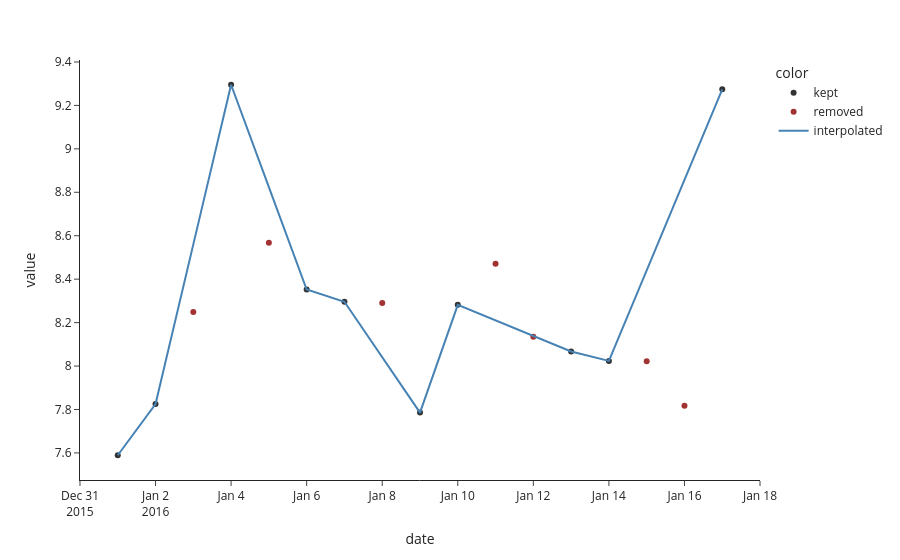

Source (notebook cell):
### Code cell
g_1 = px.scatter(df_manning_sample['log_hits'][df_missing.index], 
                 template='simple_white', opacity=0.8, 
                  color=df_missing.isna().replace({True: 'removed', 
                                                   False: 'kept'}),
                  color_discrete_sequence=['black', 'darkred'])

g_2 = px.line(df_interp).data[0]
g_2.name = 'interpolated'
g_2.line.color = 'steelblue'

g_1.add_trace(g_2)

### Figure 1 — Plotly figure (JSON) as saved in the notebook; plotly's stock layout.template omitted (floating-point values rounded to 4 significant figures)
{"data": [{"hovertemplate": "color=kept<br>date=%{x}<br>value=%{y}<extra></extra>", "legendgroup": "kept", "marker": {"color": "black", "opacity": 0.8, "symbol": "circle"}, "mode": "markers", "name": "kept", "orientation": "v", "showlegend": true, "type": "scatter", "x": ["2016-01-01T00:00:00.000000000", "2016-01-02T00:00:00.000000000", "2016-01-04T00:00:00.000000000", "2016-01-06T00:00:00.000000000", "2016-01-07T00:00:00.000000000", "2016-01-09T00:00:00.000000000", "2016-01-10T00:00:00.000000000", "2016-01-13T00:00:00.000000000", "2016-01-14T00:00:00.000000000", "2016-01-17T00:00:00.000000000"], "xaxis": "x", "y": [7.589, 7.825, 9.295, 8.353, 8.296, 7.786, 8.282, 8.067, 8.024, 9.274], "yaxis": "y"}, {"hovertemplate": "color=removed<br>date=%{x}<br>value=%{y}<extra></extra>", "legendgroup": "removed", "marker": {"color": "darkred", "opacity": 0.8, "symbol": "circle"}, "mode": "markers", "name": "removed", "orientation": "v", "showlegend": true, "type": "scatter", "x": ["2016-01-03T00:00:00.000000000", "2016-01-05T00:00:00.000000000", "2016-01-08T00:00:00.000000000", "2016-01-11T00:00:00.000000000", "2016-01-12T00:00:00.000000000", "2016-01-15T00:00:00.000000000", "2016-01-16T00:00:00.000000000"], "xaxis": "x", "y": [8.249, 8.568, 8.29, 8.471, 8.135, 8.022, 7.817], "yaxis": "y"}, {"hovertemplate": "variable=log_hits<br>date=%{x}<br>value=%{y}<extra></extra>", "legendgroup": "log_hits", "line": {"color": "steelblue", "dash": "solid"}, "marker": {"symbol": "circle"}, "mode": "lines", "name": "interpolated", "orientation": "v", "showlegend": true, "type": "scatter", "x": ["2016-01-01T00:00:00.000000000", "2016-01-02T00:00:00.000000000", "2016-01-03T00:00:00.000000000", "2016-01-04T00:00:00.000000000", "2016-01-05T00:00:00.000000000", "2016-01-06T00:00:00.000000000", "2016-01-07T00:00:00.000000000", "2016-01-08T00:00:00.000000000", "2016-01-09T00:00:00.000000000", "2016-01-10T00:00:00.000000000", "2016-01-11T00:00:00.000000000", "2016-01-12T00:00:00.000000000", "2016-01-13T00:00:00.000000000", "2016-01-14T00:00:00.000000000", "2016-01-15T00:00:00.000000000", "2016-01-16T00:00:00.000000000", "2016-01-17T00:00:00.000000000"], "xaxis": "x", "y": [7.589, 7.825, 8.56, 9.295, 8.824, 8.353, 8.296, 8.041, 7.786, 8.282, 8.21, 8.139, 8.067, 8.024, 8.44, 8.857, 9.274], "yaxis": "y"}], "layout": {"legend": {"title": {"text": "color"}, "tracegroupgap": 0}, "margin": {"t": 60}, "xaxis": {"anchor": "y", "domain": [0, 1], "title": {"text": "date"}}, "yaxis": {"anchor": "x", "domain": [0, 1], "title": {"text": "value"}}}}
